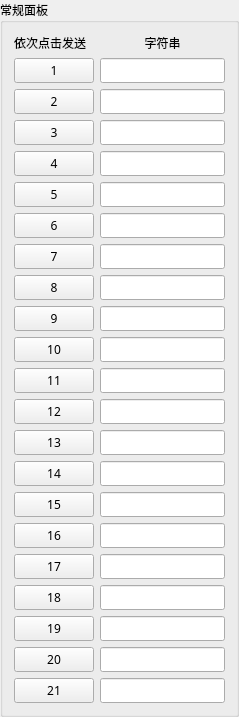
        <widget class="QGroupBox" name="groupBox_customs">
         <property name="sizePolicy">
          <sizepolicy hsizetype="Expanding" vsizetype="Expanding">
           <horstretch>0</horstretch>
           <verstretch>0</verstretch>
          </sizepolicy>
         </property>
         <property name="font">
          <font>
           <family>微软雅黑</family>
           <weight>50</weight>
           <bold>false</bold>
          </font>
         </property>
         <property name="contextMenuPolicy">
          <enum>Qt::PreventContextMenu</enum>
         </property>
         <property name="whatsThis">
          <string/>
         </property>
         <property name="layoutDirection">
          <enum>Qt::LeftToRight</enum>
         </property>
         <property name="title">
          <string>常规面板</string>
         </property>
         <layout class="QFormLayout" name="formLayout_4">
          <item row="0" column="0">
           <widget class="QLabel" name="label_43">
            <property name="font">
             <font>
              <family>微软雅黑</family>
              <pointsize>9</pointsize>
              <weight>50</weight>
              <bold>false</bold>
             </font>
            </property>
            <property name="text">
             <string>依次点击发送</string>
            </property>
           </widget>
          </item>
          <item row="0" column="1">
           <widget class="QLabel" name="label_44">
            <property name="font">
             <font>
              <family>微软雅黑</family>
              <weight>50</weight>
              <bold>false</bold>
             </font>
            </property>
            <property name="text">
             <string>字符串</string>
            </property>
            <property name="alignment">
             <set>Qt::AlignCenter</set>
            </property>
           </widget>
          </item>
          <item row="2" column="0">
           <widget class="QPushButton" name="bt_customs_send_1">
            <property name="font">
             <font>
              <family>微软雅黑</family>
              <pointsize>9</pointsize>
              <weight>50</weight>
              <bold>false</bold>
             </font>
            </property>
            <property name="text">
             <string>1</string>
            </property>
           </widget>
          </item>
          <item row="2" column="1">
           <widget class="QLineEdit" name="ed_customs_set_1">
            <property name="sizePolicy">
             <sizepolicy hsizetype="Expanding" vsizetype="Minimum">
              <horstretch>0</horstretch>
              <verstretch>0</verstretch>
             </sizepolicy>
            </property>
            <property name="font">
             <font>
              <family>Consolas</family>
              <pointsize>9</pointsize>
              <weight>50</weight>
              <bold>false</bold>
             </font>
            </property>
            <property name="layoutDirection">
             <enum>Qt::LeftToRight</enum>
            </property>
            <property name="alignment">
             <set>Qt::AlignLeading|Qt::AlignLeft|Qt::AlignVCenter</set>
            </property>
           </widget>
          </item>
          <item row="3" column="0">
           <widget class="QPushButton" name="bt_customs_send_2">
            <property name="font">
             <font>
              <family>微软雅黑</family>
              <pointsize>9</pointsize>
              <weight>50</weight>
              <bold>false</bold>
             </font>
            </property>
            <property name="text">
             <string>2</string>
            </property>
           </widget>
          </item>
          <item row="3" column="1">
           <widget class="QLineEdit" name="ed_customs_set_2">
            <property name="sizePolicy">
             <sizepolicy hsizetype="Expanding" vsizetype="Minimum">
              <horstretch>0</horstretch>
              <verstretch>0</verstretch>
             </sizepolicy>
            </property>
            <property name="font">
             <font>
              <family>Consolas</family>
              <pointsize>9</pointsize>
              <weight>50</weight>
              <bold>false</bold>
             </font>
            </property>
            <property name="layoutDirection">
             <enum>Qt::LeftToRight</enum>
            </property>
            <property name="alignment">
             <set>Qt::AlignLeading|Qt::AlignLeft|Qt::AlignVCenter</set>
            </property>
           </widget>
          </item>
          <item row="4" column="0">
           <widget class="QPushButton" name="bt_customs_send_3">
            <property name="font">
             <font>
              <family>微软雅黑</family>
              <pointsize>9</pointsize>
              <weight>50</weight>
              <bold>false</bold>
             </font>
            </property>
            <property name="text">
             <string>3</string>
            </property>
           </widget>
          </item>
          <item row="4" column="1">
           <widget class="QLineEdit" name="ed_customs_set_3">
            <property name="sizePolicy">
             <sizepolicy hsizetype="Expanding" vsizetype="Minimum">
              <horstretch>0</horstretch>
              <verstretch>0</verstretch>
             </sizepolicy>
            </property>
            <property name="font">
             <font>
              <family>Consolas</family>
              <pointsize>9</pointsize>
              <weight>50</weight>
              <bold>false</bold>
             </font>
            </property>
            <property name="layoutDirection">
             <enum>Qt::LeftToRight</enum>
            </property>
            <property name="alignment">
             <set>Qt::AlignLeading|Qt::AlignLeft|Qt::AlignVCenter</set>
            </property>
           </widget>
          </item>
          <item row="5" column="0">
           <widget class="QPushButton" name="bt_customs_send_4">
            <property name="font">
             <font>
              <family>微软雅黑</family>
              <pointsize>9</pointsize>
              <weight>50</weight>
              <bold>false</bold>
             </font>
            </property>
            <property name="text">
             <string>4</string>
            </property>
           </widget>
          </item>
          <item row="5" column="1">
           <widget class="QLineEdit" name="ed_customs_set_4">
            <property name="sizePolicy">
             <sizepolicy hsizetype="Expanding" vsizetype="Minimum">
              <horstretch>0</horstretch>
              <verstretch>0</verstretch>
             </sizepolicy>
            </property>
            <property name="font">
             <font>
              <family>Consolas</family>
              <pointsize>9</pointsize>
              <weight>50</weight>
              <bold>false</bold>
             </font>
            </property>
            <property name="layoutDirection">
             <enum>Qt::LeftToRight</enum>
            </property>
            <property name="alignment">
             <set>Qt::AlignLeading|Qt::AlignLeft|Qt::AlignVCenter</set>
            </property>
           </widget>
          </item>
          <item row="6" column="0">
           <widget class="QPushButton" name="bt_customs_send_5">
            <property name="font">
             <font>
              <family>微软雅黑</family>
              <pointsize>9</pointsize>
              <weight>50</weight>
              <bold>false</bold>
             </font>
            </property>
            <property name="text">
             <string>5</string>
            </property>
           </widget>
          </item>
          <item row="6" column="1">
           <widget class="QLineEdit" name="ed_customs_set_5">
            <property name="sizePolicy">
             <sizepolicy hsizetype="Expanding" vsizetype="Minimum">
              <horstretch>0</horstretch>
              <verstretch>0</verstretch>
             </sizepolicy>
            </property>
            <property name="font">
             <font>
              <family>Consolas</family>
              <pointsize>9</pointsize>
              <weight>50</weight>
              <bold>false</bold>
             </font>
            </property>
            <property name="layoutDirection">
             <enum>Qt::LeftToRight</enum>
            </property>
            <property name="alignment">
             <set>Qt::AlignLeading|Qt::AlignLeft|Qt::AlignVCenter</set>
            </property>
           </widget>
          </item>
          <item row="7" column="0">
           <widget class="QPushButton" name="bt_customs_send_6">
            <property name="font">
             <font>
              <family>微软雅黑</family>
              <pointsize>9</pointsize>
              <weight>50</weight>
              <bold>false</bold>
             </font>
            </property>
            <property name="text">
             <string>6</string>
            </property>
           </widget>
          </item>
          <item row="7" column="1">
           <widget class="QLineEdit" name="ed_customs_set_6">
            <property name="sizePolicy">
             <sizepolicy hsizetype="Expanding" vsizetype="Minimum">
              <horstretch>0</horstretch>
              <verstretch>0</verstretch>
             </sizepolicy>
            </property>
            <property name="font">
             <font>
              <family>Consolas</family>
              <pointsize>9</pointsize>
              <weight>50</weight>
              <bold>false</bold>
             </font>
            </property>
            <property name="layoutDirection">
             <enum>Qt::LeftToRight</enum>
            </property>
            <property name="alignment">
             <set>Qt::AlignLeading|Qt::AlignLeft|Qt::AlignVCenter</set>
            </property>
           </widget>
          </item>
          <item row="8" column="0">
           <widget class="QPushButton" name="bt_customs_send_7">
            <property name="font">
             <font>
              <family>微软雅黑</family>
              <pointsize>9</pointsize>
              <weight>50</weight>
              <bold>false</bold>
             </font>
            </property>
            <property name="text">
             <string>7</string>
            </property>
           </widget>
          </item>
          <item row="8" column="1">
           <widget class="QLineEdit" name="ed_customs_set_7">
            <property name="sizePolicy">
             <sizepolicy hsizetype="Expanding" vsizetype="Minimum">
              <horstretch>0</horstretch>
              <verstretch>0</verstretch>
             </sizepolicy>
            </property>
           </widget>
          </item>
          <item row="9" column="0">
           <widget class="QPushButton" name="bt_customs_send_8">
            <property name="font">
             <font>
              <family>微软雅黑</family>
              <pointsize>9</pointsize>
              <weight>50</weight>
              <bold>false</bold>
             </font>
            </property>
            <property name="text">
             <string>8</string>
            </property>
           </widget>
          </item>
          <item row="9" column="1">
           <widget class="QLineEdit" name="ed_customs_set_8">
            <property name="sizePolicy">
             <sizepolicy hsizetype="Expanding" vsizetype="Minimum">
              <horstretch>0</horstretch>
              <verstretch>0</verstretch>
             </sizepolicy>
            </property>
           </widget>
          </item>
          <item row="10" column="0">
           <widget class="QPushButton" name="bt_customs_send_9">
            <property name="font">
             <font>
              <family>微软雅黑</family>
              <pointsize>9</pointsize>
              <weight>50</weight>
              <bold>false</bold>
             </font>
            </property>
            <property name="text">
             <string>9</string>
            </property>
           </widget>
          </item>
          <item row="10" column="1">
           <widget class="QLineEdit" name="ed_customs_set_9">
            <property name="sizePolicy">
             <sizepolicy hsizetype="Expanding" vsizetype="Minimum">
              <horstretch>0</horstretch>
              <verstretch>0</verstretch>
             </sizepolicy>
            </property>
           </widget>
          </item>
          <item row="11" column="0">
           <widget class="QPushButton" name="bt_customs_send_10">
            <property name="font">
             <font>
              <family>微软雅黑</family>
              <pointsize>9</pointsize>
              <weight>50</weight>
              <bold>false</bold>
             </font>
            </property>
            <property name="text">
             <string>10</string>
            </property>
           </widget>
          </item>
          <item row="11" column="1">
           <widget class="QLineEdit" name="ed_customs_set_10">
            <property name="sizePolicy">
             <sizepolicy hsizetype="Expanding" vsizetype="Minimum">
              <horstretch>0</horstretch>
              <verstretch>0</verstretch>
             </sizepolicy>
            </property>
           </widget>
          </item>
          <item row="12" column="0">
           <widget class="QPushButton" name="bt_customs_send_11">
            <property name="font">
             <font>
              <family>微软雅黑</family>
              <pointsize>9</pointsize>
              <weight>50</weight>
              <bold>false</bold>
             </font>
            </property>
            <property name="text">
             <string>11</string>
            </property>
           </widget>
          </item>
          <item row="12" column="1">
           <widget class="QLineEdit" name="ed_customs_set_11">
            <property name="sizePolicy">
             <sizepolicy hsizetype="Expanding" vsizetype="Minimum">
              <horstretch>0</horstretch>
              <verstretch>0</verstretch>
             </sizepolicy>
            </property>
           </widget>
          </item>
          <item row="13" column="0">
           <widget class="QPushButton" name="bt_customs_send_12">
            <property name="font">
             <font>
              <family>微软雅黑</family>
              <pointsize>9</pointsize>
              <weight>50</weight>
              <bold>false</bold>
             </font>
            </property>
            <property name="text">
             <string>12</string>
            </property>
           </widget>
          </item>
          <item row="13" column="1">
           <widget class="QLineEdit" name="ed_customs_set_12">
            <property name="sizePolicy">
             <sizepolicy hsizetype="Expanding" vsizetype="Minimum">
              <horstretch>0</horstretch>
              <verstretch>0</verstretch>
             </sizepolicy>
            </property>
           </widget>
          </item>
          <item row="14" column="0">
           <widget class="QPushButton" name="bt_customs_send_13">
            <property name="font">
             <font>
              <family>微软雅黑</family>
              <pointsize>9</pointsize>
              <weight>50</weight>
              <bold>false</bold>
             </font>
            </property>
            <property name="text">
             <string>13</string>
            </property>
           </widget>
          </item>
          <item row="14" column="1">
           <widget class="QLineEdit" name="ed_customs_set_13">
            <property name="sizePolicy">
             <sizepolicy hsizetype="Expanding" vsizetype="Minimum">
              <horstretch>0</horstretch>
              <verstretch>0</verstretch>
             </sizepolicy>
            </property>
           </widget>
          </item>
          <item row="15" column="0">
           <widget class="QPushButton" name="bt_customs_send_14">
            <property name="font">
             <font>
              <family>微软雅黑</family>
              <pointsize>9</pointsize>
              <weight>50</weight>
              <bold>false</bold>
             </font>
            </property>
            <property name="text">
             <string>14</string>
            </property>
           </widget>
          </item>
          <item row="15" column="1">
           <widget class="QLineEdit" name="ed_customs_set_14">
            <property name="sizePolicy">
             <sizepolicy hsizetype="Expanding" vsizetype="Minimum">
              <horstretch>0</horstretch>
              <verstretch>0</verstretch>
             </sizepolicy>
            </property>
           </widget>
          </item>
          <item row="16" column="0">
           <widget class="QPushButton" name="bt_customs_send_15">
            <property name="font">
             <font>
              <family>微软雅黑</family>
              <pointsize>9</pointsize>
              <weight>50</weight>
              <bold>false</bold>
             </font>
            </property>
            <property name="text">
             <string>15</string>
            </property>
           </widget>
          </item>
          <item row="16" column="1">
           <widget class="QLineEdit" name="ed_customs_set_15">
            <property name="sizePolicy">
             <sizepolicy hsizetype="Expanding" vsizetype="Minimum">
              <horstretch>0</horstretch>
              <verstretch>0</verstretch>
             </sizepolicy>
            </property>
           </widget>
          </item>
          <item row="17" column="0">
           <widget class="QPushButton" name="bt_customs_send_16">
            <property name="font">
             <font>
              <family>微软雅黑</family>
              <pointsize>9</pointsize>
              <weight>50</weight>
              <bold>false</bold>
             </font>
            </property>
            <property name="text">
             <string>16</string>
            </property>
           </widget>
          </item>
          <item row="17" column="1">
           <widget class="QLineEdit" name="ed_customs_set_16">
            <property name="sizePolicy">
             <sizepolicy hsizetype="Expanding" vsizetype="Minimum">
              <horstretch>0</horstretch>
              <verstretch>0</verstretch>
             </sizepolicy>
            </property>
           </widget>
          </item>
          <item row="18" column="0">
           <widget class="QPushButton" name="bt_customs_send_17">
            <property name="font">
             <font>
              <family>微软雅黑</family>
              <pointsize>9</pointsize>
              <weight>50</weight>
              <bold>false</bold>
             </font>
            </property>
            <property name="text">
             <string>17</string>
            </property>
           </widget>
          </item>
          <item row="18" column="1">
           <widget class="QLineEdit" name="ed_customs_set_17">
            <property name="sizePolicy">
             <sizepolicy hsizetype="Expanding" vsizetype="Minimum">
              <horstretch>0</horstretch>
              <verstretch>0</verstretch>
             </sizepolicy>
            </property>
           </widget>
          </item>
          <item row="19" column="0">
           <widget class="QPushButton" name="bt_customs_send_18">
            <property name="font">
             <font>
              <family>微软雅黑</family>
              <pointsize>9</pointsize>
              <weight>50</weight>
              <bold>false</bold>
             </font>
            </property>
            <property name="text">
             <string>18</string>
            </property>
           </widget>
          </item>
          <item row="19" column="1">
           <widget class="QLineEdit" name="ed_customs_set_18">
            <property name="sizePolicy">
             <sizepolicy hsizetype="Expanding" vsizetype="Minimum">
              <horstretch>0</horstretch>
              <verstretch>0</verstretch>
             </sizepolicy>
            </property>
           </widget>
          </item>
          <item row="20" column="0">
           <widget class="QPushButton" name="bt_customs_send_19">
            <property name="font">
             <font>
              <family>微软雅黑</family>
              <pointsize>9</pointsize>
              <weight>50</weight>
              <bold>false</bold>
             </font>
            </property>
            <property name="text">
             <string>19</string>
            </property>
           </widget>
          </item>
          <item row="20" column="1">
           <widget class="QLineEdit" name="ed_customs_set_19">
            <property name="sizePolicy">
             <sizepolicy hsizetype="Expanding" vsizetype="Minimum">
              <horstretch>0</horstretch>
              <verstretch>0</verstretch>
             </sizepolicy>
            </property>
           </widget>
          </item>
          <item row="21" column="0">
           <widget class="QPushButton" name="bt_customs_send_20">
            <property name="font">
             <font>
              <family>微软雅黑</family>
              <pointsize>9</pointsize>
              <weight>50</weight>
              <bold>false</bold>
             </font>
            </property>
            <property name="text">
             <string>20</string>
            </property>
           </widget>
          </item>
          <item row="21" column="1">
           <widget class="QLineEdit" name="ed_customs_set_20">
            <property name="sizePolicy">
             <sizepolicy hsizetype="Expanding" vsizetype="Minimum">
              <horstretch>0</horstretch>
              <verstretch>0</verstretch>
             </sizepolicy>
            </property>
           </widget>
          </item>
          <item row="22" column="0">
           <widget class="QPushButton" name="bt_customs_send_21">
            <property name="font">
             <font>
              <family>微软雅黑</family>
              <pointsize>9</pointsize>
              <weight>50</weight>
              <bold>false</bold>
             </font>
            </property>
            <property name="text">
             <string>21</string>
            </property>
           </widget>
          </item>
          <item row="22" column="1">
           <widget class="QLineEdit" name="ed_customs_set_21">
            <property name="sizePolicy">
             <sizepolicy hsizetype="Expanding" vsizetype="Minimum">
              <horstretch>0</horstretch>
              <verstretch>0</verstretch>
             </sizepolicy>
            </property>
           </widget>
          </item>
         </layout>
        </widget>
